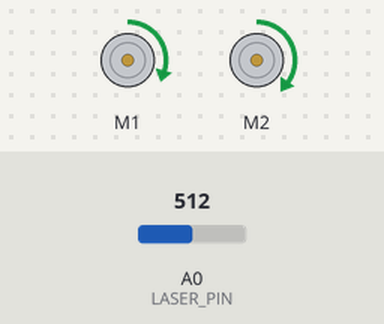
The sketch below on a simulated Arduino Uno, built with avr-gcc and run on an emulated ATmega328P. Shown: 2 × DC motor (green arrow = forward, orange = backward, longer = faster). The test bench sets the inputs (shaded band); at power-on: A0 (LASER_PIN) = 512. What the sketch prints to the serial monitor is not drawn. At 2.0 s the program stops and its outputs stay as they are.

Above: at 1.2 s.
1.3 s: A0 (LASER_PIN) set to 1023
At 1.8 s:
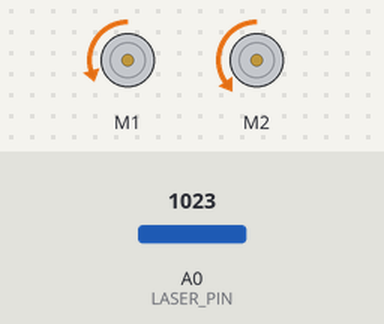
At 3.1 s:
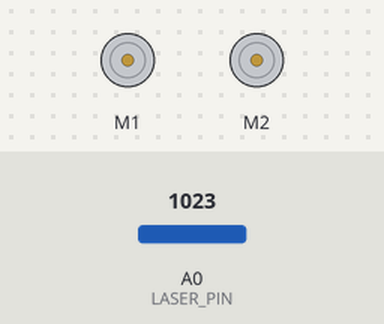
Timing chart, 0 to 3.5 s (numbered marks = the images above; inputs shaded):
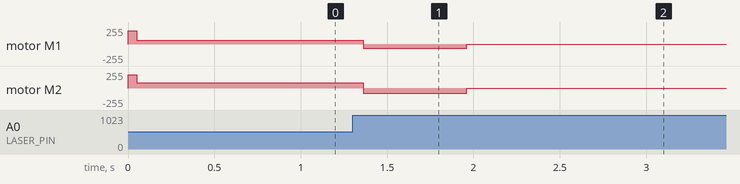

Measured:
- after the input at 1.3 s, motor M1: forward 60/255 → backward 60/255 after 0.06 s, → stopped 0.60 s later; motor M2: forward 80/255 → backward 80/255 after 0.06 s, → stopped 0.60 s later

The sketch:

Lab1_4.ino
```cpp
#include <AFMotor.h>

const uint8_t LASER_PIN = 14;
// const uint8_t LED_PIN = 15;
const uint8_t OPTO_PIN = A0;

AF_DCMotor motorR(1);
AF_DCMotor motorL(2);

const uint8_t LEFT_SPEED = 80;
const uint8_t RIGHT_SPEED = 60;

void setup() {
  // put your setup code here, to run once:
  Serial.begin(9600);

  pinMode(LASER_PIN, OUTPUT);
  // pinMode(LED_PIN, OUTPUT);
  pinMode(OPTO_PIN, INPUT);

  digitalWrite(LASER_PIN, HIGH);

    motorR.setSpeed(200);
    motorL.setSpeed(200);
    motorR.run(FORWARD);
    motorL.run(FORWARD);

    delay(50);

}

void loop() {
  // put your main code here, to run repeatedly:

  int32_t optoValue = analogRead(OPTO_PIN);

  motorR.setSpeed(RIGHT_SPEED);
  motorL.setSpeed(LEFT_SPEED);


    motorR.setSpeed(RIGHT_SPEED);
    motorL.setSpeed(LEFT_SPEED);

    motorR.run(FORWARD);
    delay(50);
    motorL.run(FORWARD);

  if(optoValue > 1018) {
    // digitalWrite(LED_PIN, HIGH);
    motorR.run(RELEASE);
    motorL.run(RELEASE);
    motorR.run(BACKWARD);
    motorL.run(BACKWARD);

    delay(600);
    motorR.run(RELEASE);
    motorL.run(RELEASE);

    while(1);
  }

  Serial.println(optoValue);
  //delay(5);

}
```
